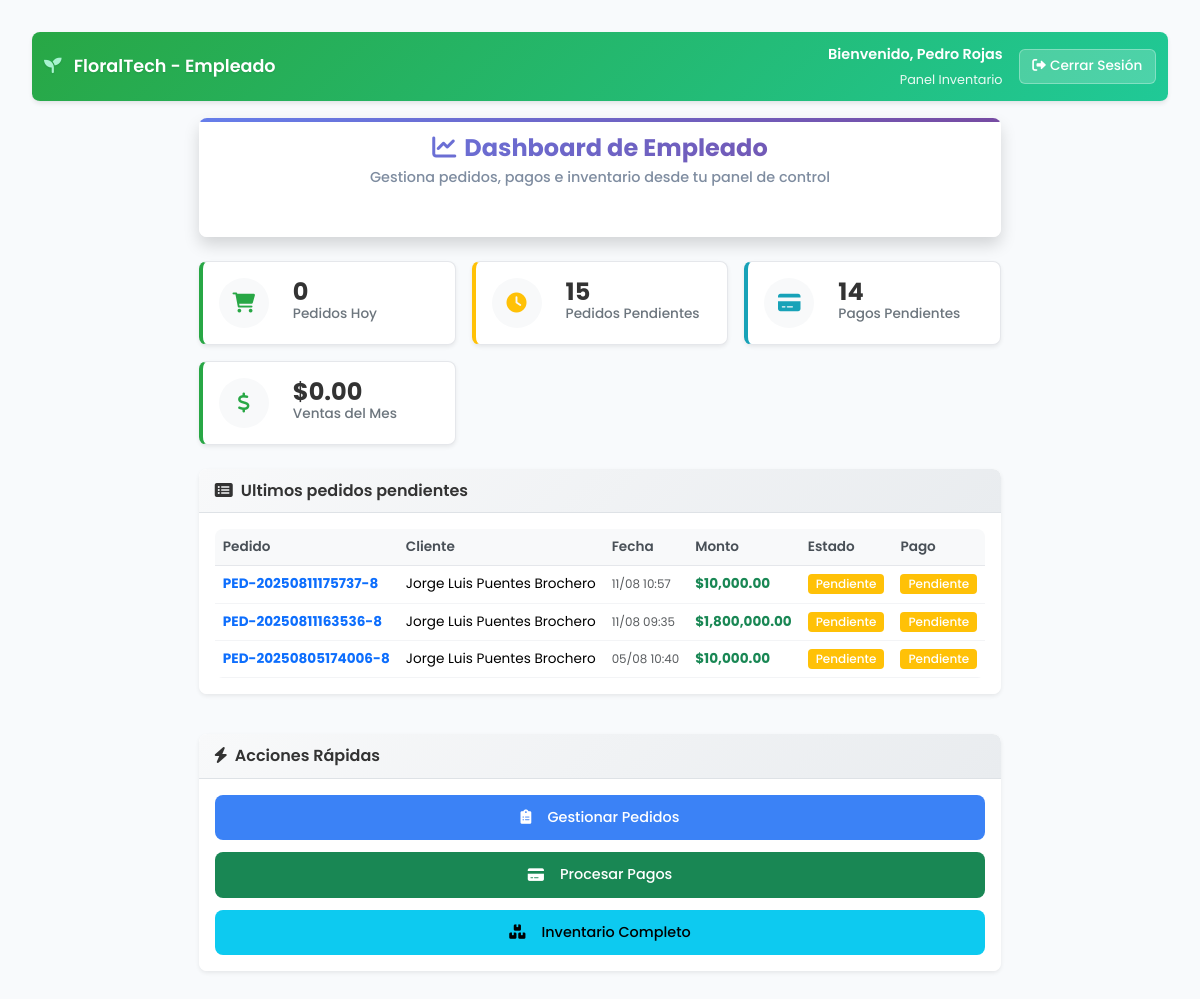
The page /index.php?ctrl=empleado&action=dashboard (signed in) on the database as committed earlier.
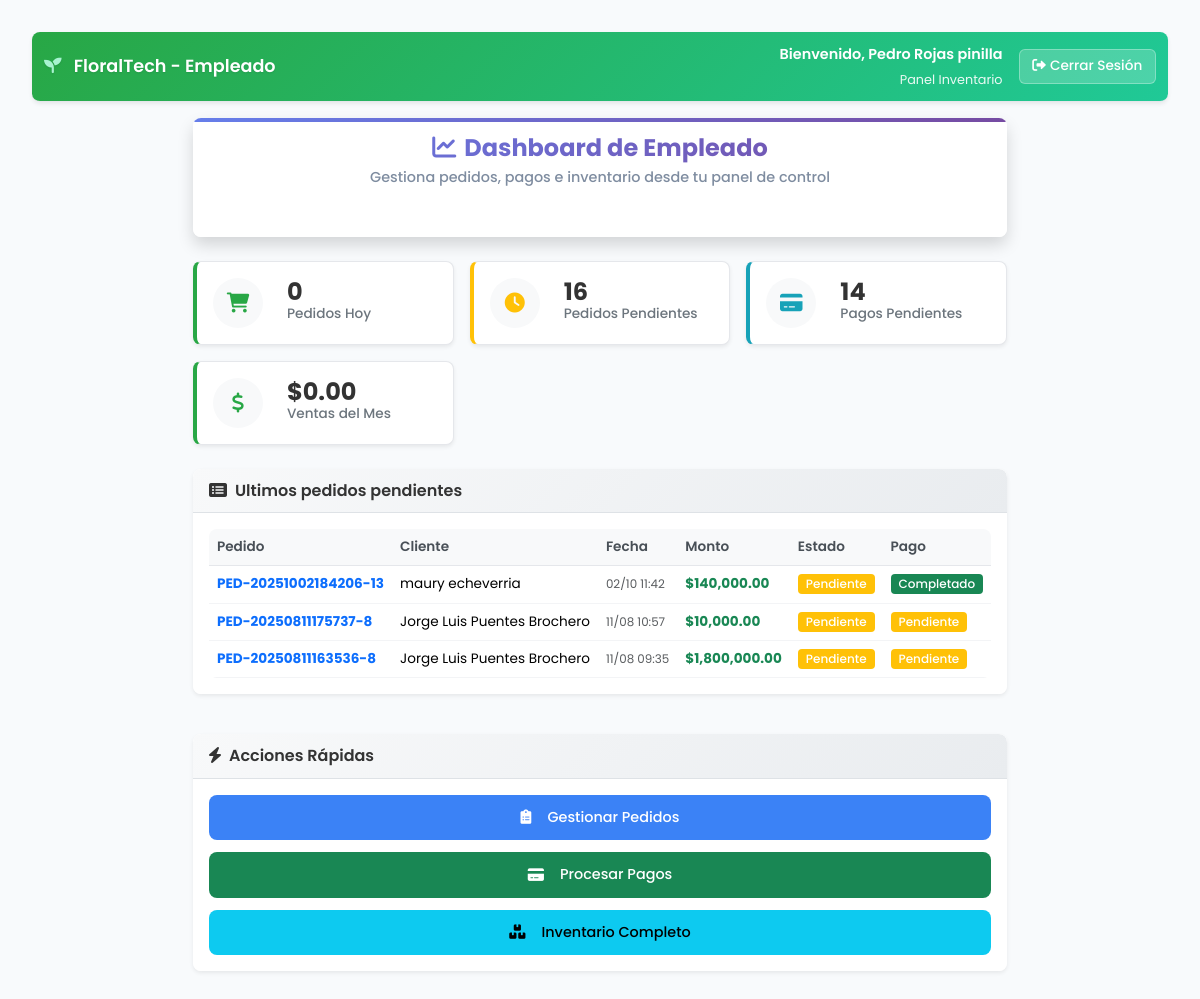
The same page on the database as committed later.
### tables this page shows
CREATE TABLE `ped` (
  `idped` int(11) NOT NULL,
  `numped` varchar(255) NOT NULL,
  `fecha_pedido` datetime DEFAULT current_timestamp(),
  `monto_total` decimal(10,2) NOT NULL,
  `cli_idcli` int(11) NOT NULL,
  `estado` varchar(50) DEFAULT 'Pendiente',
  `empleado_id` int(11) DEFAULT NULL COMMENT 'ID del empleado que creó el pedido',
  `fecha_actualizacion` datetime DEFAULT NULL COMMENT 'Fecha de última actualización',
  `empleado_actualizacion` int(11) DEFAULT NULL COMMENT 'ID del empleado que actualizó por última vez',
  `notas` text DEFAULT NULL COMMENT 'Notas adicionales del pedido',
  `direccion_entrega` text DEFAULT NULL,
  `fecha_entrega_solicitada` date DEFAULT NULL
);

CREATE TABLE `cli` (
  `idcli` int(11) NOT NULL,
  `nombre` varchar(255) NOT NULL,
  `direccion` varchar(255) DEFAULT NULL,
  `telefono` varchar(255) DEFAULT NULL,
  `email` varchar(255) DEFAULT NULL,
  `fecha_registro` date DEFAULT curdate(),
  `fecha_actualizacion` datetime DEFAULT NULL COMMENT 'Fecha de última actualización',
  `empleado_registro` int(11) DEFAULT NULL COMMENT 'ID del empleado que registró al cliente'
);

CREATE TABLE `pagos` (
  `idpago` int(11) NOT NULL,
  `fecha_pago` datetime DEFAULT current_timestamp(),
  `metodo_pago` varchar(50) NOT NULL,
  `estado_pag` varchar(255) DEFAULT 'Pendiente',
  `monto` decimal(10,2) NOT NULL,
  `ped_idped` int(11) NOT NULL,
  `transaccion_id` varchar(255) DEFAULT NULL,
  `comprobante_transferencia` varchar(255) DEFAULT NULL,
  `verificado_por` int(11) DEFAULT NULL,
  `fecha_verificacion` datetime DEFAULT NULL
);

### controllers/empleado.php (called while the page is built, shortened)
<?php
class empleado {
    private $db;
    public function __construct() {
        require_once 'models/conexion.php';
        $conn = new conexion();
        $this->db = $conn->get_conexion();
    }
    public function dashboard() {
        $pedidos_pendientes = $this->obtenerPedidosPendientes();
        include 'views/empleado/dashboard.php';
    }
    private function obtenerPedidosPendientes() {
        try {
            $stmt = $this->db->prepare("
                SELECT
                    p.idped,
                    p.numped,
                    p.fecha_pedido,
                    p.monto_total,
                    p.estado,
                    c.nombre as cliente_nombre,
                    pg.estado_pag
                FROM ped p
                INNER JOIN cli c ON p.cli_idcli = c.idcli
                LEFT JOIN pagos pg ON p.idped = pg.ped_idped
                WHERE p.estado IN ('Pendiente', 'En proceso')
                ORDER BY p.fecha_pedido DESC
                LIMIT 10
            ");
            $stmt->execute();
            return $stmt->fetchAll(PDO::FETCH_ASSOC);
        } catch (Exception $e) {
            return [];
        }
    }
}
?>

### index.php (called while the page is built, shortened)
<?php
require_once 'models/conexion.php';
require_once 'models/data.php';
$action = isset($_GET['action']) ? $_GET['action'] : 'index';
try {
    $controller = new $controllerClass();
    $controller->$action();
} catch (Exception $e) {
    die("Error: " . $e->getMessage());
}
?>

### models/data.php (called while the page is built)
<?php
$host = "localhost";
$db = "flores";
$user = "root";
$pass = "";

### models/conexion.php (called while the page is built, shortened)
<?php
class conexion{
	protected $db;
	public function __construct() {
		try {
			include(__DIR__ . "/data.php");
			$this->db = new PDO("mysql:host=$host;dbname=$db;charset=utf8", $user, $pass);
			$this->db->setAttribute(PDO::ATTR_ERRMODE, PDO::ERRMODE_EXCEPTION);
			$this->db->setAttribute(PDO::ATTR_DEFAULT_FETCH_MODE, PDO::FETCH_ASSOC);
		} catch (PDOException $e) {
			$error_msg = "Error de conexión a la base de datos: " . $e->getMessage();
			error_log($error_msg);
			if (strpos($e->getMessage(), 'Connection refused') !== false) {
				throw new Exception("Error: No se puede conectar al servidor MySQL. Asegúrate de que XAMPP esté ejecutándose.");
			} elseif (strpos($e->getMessage(), 'Unknown database') !== false) {
				throw new Exception("Error: La base de datos 'flores' no existe. Por favor, crea la base de datos primero.");
			} elseif (strpos($e->getMessage(), 'Access denied') !== false) {
				throw new Exception("Error: Acceso denegado. Verifica el usuario y contraseña de la base de datos.");
			} else {
				throw new Exception("Error de conexión a la base de datos: " . $e->getMessage());
			}
		} catch (Exception $e) {
			error_log("Error de configuración: " . $e->getMessage());
			throw new Exception("Error de configuración: " . $e->getMessage());
		}
	}
	public function get_conexion(){
		return $this->db;
	}
}

### views/empleado/dashboard.php (the view, shortened to what the rows shown need)
<!DOCTYPE html>
<html lang="es">
<head>
    <link href="https://cdn.jsdelivr.net/npm/bootstrap@5.3.6/dist/css/bootstrap.min.css" rel="stylesheet">
    <link rel="stylesheet" href="assets/dashboard-cliente.css">
    <link href="https://cdnjs.cloudflare.com/ajax/libs/font-awesome/6.0.0/css/all.min.css" rel="stylesheet">
</head>
<body>
    <div class="dashboard-container">
        <div class="main-content">
            <div class="welcome-section">
                <div class="welcome-card card">
                    <div class="card-body">
                        <div class="welcome-header">
                            <h2><i class="fas fa-chart-line me-2"></i>Dashboard de Empleado</h2>
                        </div>
                    </div>
                </div>
            </div>
            <div class="content-grid">
                <div class="main-column">
                    <div class="content-card card mb-4">
                        <div class="card-body">
                            <?php if (!empty($pedidos_pendientes)): ?>
                                <div class="table-responsive">
                                    <table class="table table-hover">
                                        <thead>
                                            <tr>
                                                <th>Pedido</th>
                                                <th>Cliente</th>
                                                <th>Fecha</th>
                                                <th>Monto</th>
                                                <th>Estado</th>
                                                <th>Pago</th>
                                            </tr>
                                        </thead>
                                        <tbody>
                                            <?php foreach (array_slice($pedidos_pendientes, 0, 3) as $pedido): ?>
                                            <tr>
                                                <td>
                                                    <strong class="text-primary"><?= htmlspecialchars($pedido['numped']) ?></strong>
                                                </td>
                                                <td><?= htmlspecialchars($pedido['cliente_nombre']) ?></td>
                                                <td>
                                                    <small class="text-muted"><?= date('d/m H:i', strtotime($pedido['fecha_pedido'])) ?></small>
                                                </td>
                                                <td><strong class="text-success">$<?= number_format($pedido['monto_total'], 2) ?></strong></td>
                                                <td>
                                                    <span class="badge bg-<?= $pedido['estado'] === 'Pendiente' ? 'warning' : 'info' ?>">
                                                        <?= htmlspecialchars($pedido['estado']) ?>
                                                    </span>
                                                </td>
                                                <td>
                                                    <span class="badge bg-<?= $pedido['estado_pag'] === 'Completado' ? 'success' : ($pedido['estado_pag'] === 'Pendiente' ? 'warning' : 'secondary') ?>">
                                                        <?= htmlspecialchars($pedido['estado_pag'] ?? 'Sin pago') ?>
                                                    </span>
                                                </td>
                                            </tr>
                                            <?php endforeach; ?>
                                        </tbody>
                                    </table>
                                </div>
                            <?php endif; ?>
                        </div>
                    </div>
                </div>
                </div>
            </div>
        </div>
</body>
</html>

Rows that differ between the two databases and show on the page:
no longer on this page (row unchanged): ped: numped "PED-20250805174006-8", cli_idcli.nombre "Jorge Luis Puentes Brochero", fecha_pedido "05/08 10:40", monto_total "10,000.00", estado "Pendiente", pagos.estado_pag "Pendiente"
added ped: numped "PED-20251002184206-13", cli_idcli.nombre "maury echeverria", fecha_pedido "02/10 11:42", monto_total "140,000.00", estado "Pendiente", pagos.estado_pag "Completado"
Other text that changed with them:
$user['nombre_completo']: "Pedro Rojas" → "Pedro Rojas pinilla"
$stats['pedidos_pendientes']: "15" → "16"
